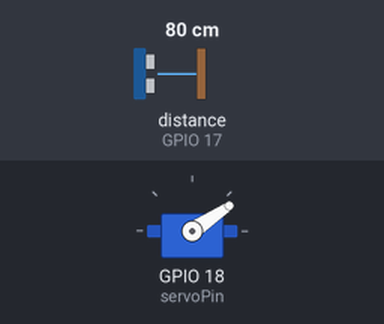
The sketch below on a simulated ESP32. Parts: servo. Wiring (inferred from the names in the program): ultrasonic range finder: trigger GPIO 5; echo GPIO 17. Inputs (shaded band) come from the test bench; at power-on: distance to the obstacle (sensor on GPIO 17) 80 cm. The echo pulse lasts 58.3 µs per cm; what the sketch prints to the serial monitor is not drawn.

Above: at 1.2 s.
1.3 s: distance to the obstacle (sensor on GPIO 17) set to 250 cm
At 2.4 s:
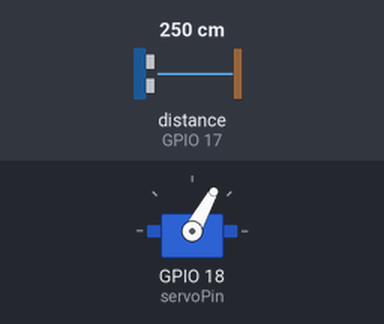
4.3 s: distance to the obstacle (sensor on GPIO 17) set to 2 cm
At 6.81 s:
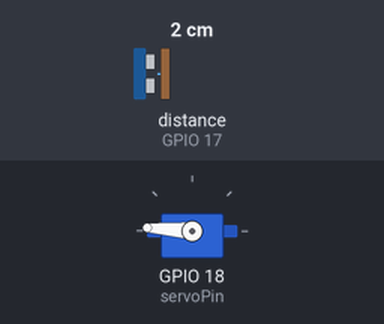
7.3 s: distance to the obstacle (sensor on GPIO 17) set to 120 cm
At 7.76 s:
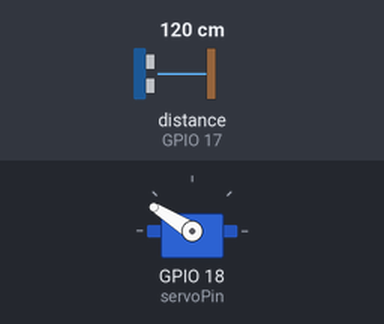
Timing chart, 0 to 16.3 s (numbered marks = the images above; inputs shaded):
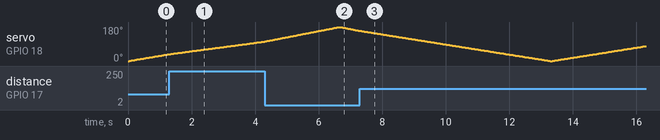

The sketch:

radar_system.ino
```cpp
#include <ESP32Servo.h>

Servo radarServo;

const int trigPin = 5;
const int echoPin = 17;
const int servoPin = 18;

long duration;
int distance;

void setup() {
  Serial.begin(115200);

  pinMode(trigPin, OUTPUT);
  pinMode(echoPin, INPUT);

  radarServo.setPeriodHertz(50);
  radarServo.attach(servoPin, 500, 2400);
}

void loop() {

  for (int angle = 0; angle <= 180; angle++) {

    radarServo.write(angle);
    delay(30);

    distance = getDistance();

    Serial.print(angle);
    Serial.print(",");
    Serial.print(distance);
    Serial.print(".");
  }

  for (int angle = 180; angle >= 0; angle--) {

    radarServo.write(angle);
    delay(30);

    distance = getDistance();

    Serial.print(angle);
    Serial.print(",");
    Serial.print(distance);
    Serial.print(".");
  }
}

int getDistance() {

  digitalWrite(trigPin, LOW);
  delayMicroseconds(2);

  digitalWrite(trigPin, HIGH);
  delayMicroseconds(10);

  digitalWrite(trigPin, LOW);

  duration = pulseIn(echoPin, HIGH);

  distance = duration * 0.034 / 2;

  return distance;
}
```
